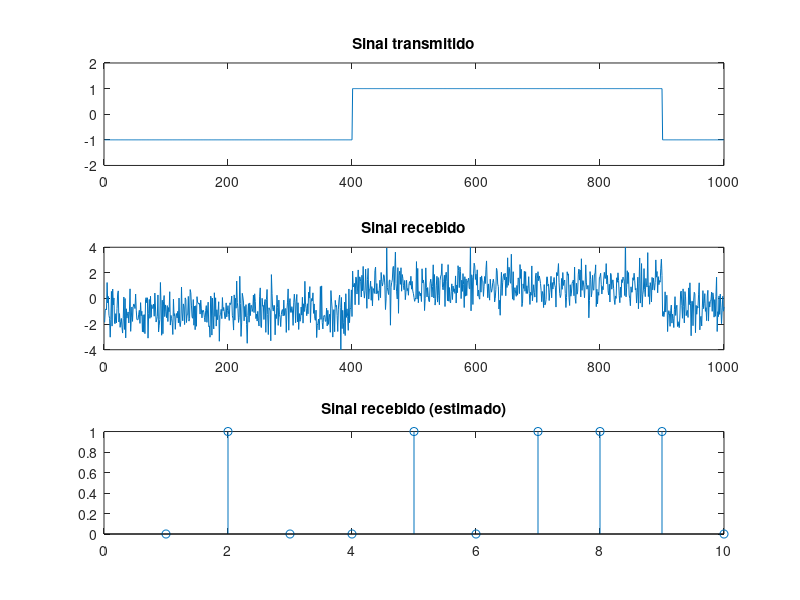

The MATLAB source for this figure:
close all;
clear all;
clc;

N = 100;            % Fator de superamostragem
M = 2;              % Número de níves de transmissão
A = 1;              % Amplitude máxima
dist_nivel = A*2;   % Distância entre níveis
l = log2(M);        % Quantidade de bits por nível de transmissão
num_simb = 10;
SNR = 0;           % Em dB
limiar = 0;

info_bin1 = randint(1, num_simb*l);
info_bin = reshape(info_bin1, l, num_simb)';

info = bi2de(info_bin, 'left-msb')*dist_nivel-A;

info_up = upsample(info, N); % Adiciona N-1 amostras entre cada amostras de info
filtro = ones(1,N);
info_tx = filter(filtro, 1, info_up); % O filtro define o formato do sinal

info_rx = awgn(info_tx, SNR, 'measured'); % Gera o ruído branco em função da variância SNR
info_hat = info_rx(N/2 : N : end) > limiar; % Infomarção estimada

erros = sum(xor(info_bin1, info_hat'))
taxa_erro = erros/length(info_bin1)

figure(1)
subplot(311)
plot(info_tx)
xlim([0 num_simb*N])
ylim([-2 2])
title('Sinal transmitido')

subplot(312)
plot(info_rx)
xlim([0 num_simb*N])
ylim([-4 4])
title('Sinal recebido')

subplot(313)
stem(info_hat)
xlim([0 num_simb])
title('Sinal recebido (estimado)')
